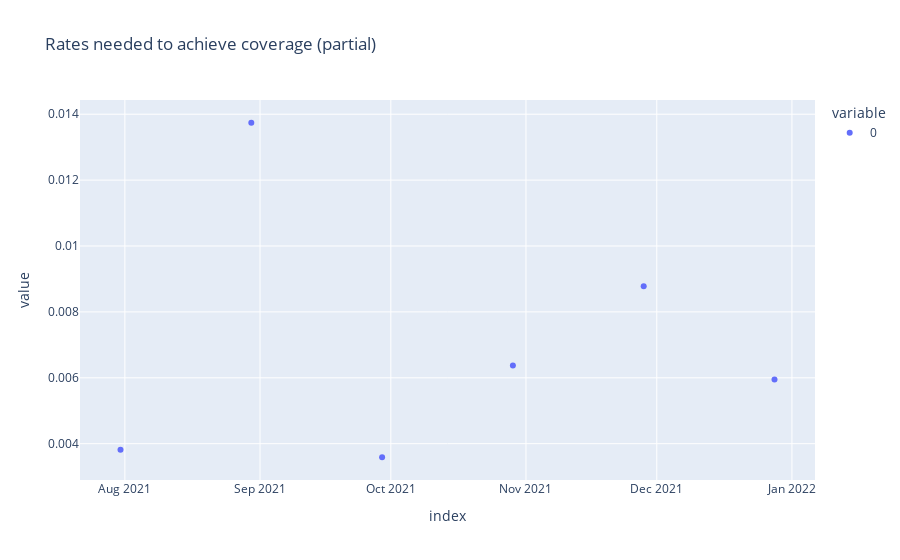

The code cell stored with this chart in its notebook:
### Code cell
pd.Series(
    vaccination_rates1, 
    index=ref_times_to_dti(COVID_BASE_DATE, coverage_times[1:])
).plot(
    kind="scatter",
    title="Rates needed to achieve coverage (partial)",
)

### Figure 1 — Plotly figure (JSON) as saved in the notebook; plotly's stock layout.template omitted (floating-point values rounded to 4 significant figures)
{"data": [{"hovertemplate": "variable=0<br>index=%{x}<br>value=%{y}<extra></extra>", "legendgroup": "0", "marker": {"color": "#636efa", "symbol": "circle"}, "mode": "markers", "name": "0", "orientation": "v", "showlegend": true, "type": "scatter", "x": ["2021-07-31T00:00:00", "2021-08-30T00:00:00", "2021-09-29T00:00:00", "2021-10-29T00:00:00", "2021-11-28T00:00:00", "2021-12-28T00:00:00"], "xaxis": "x", "y": [0.003814, 0.01374, 0.003588, 0.006375, 0.008781, 0.005944], "yaxis": "y"}], "layout": {"legend": {"title": {"text": "variable"}, "tracegroupgap": 0}, "title": {"text": "Rates needed to achieve coverage (partial)"}, "xaxis": {"anchor": "y", "domain": [0, 1], "title": {"text": "index"}}, "yaxis": {"anchor": "x", "domain": [0, 1], "title": {"text": "value"}}}}
